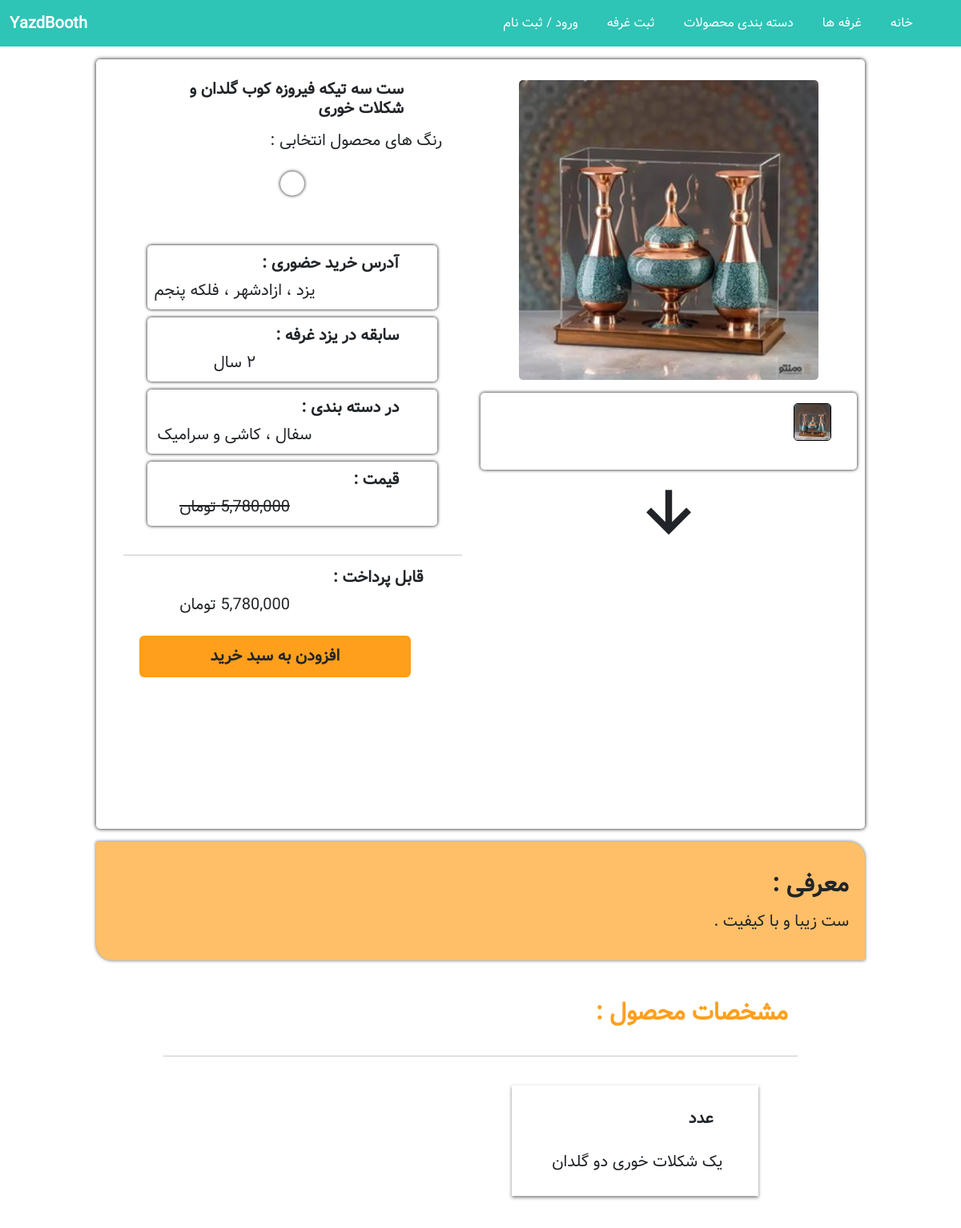
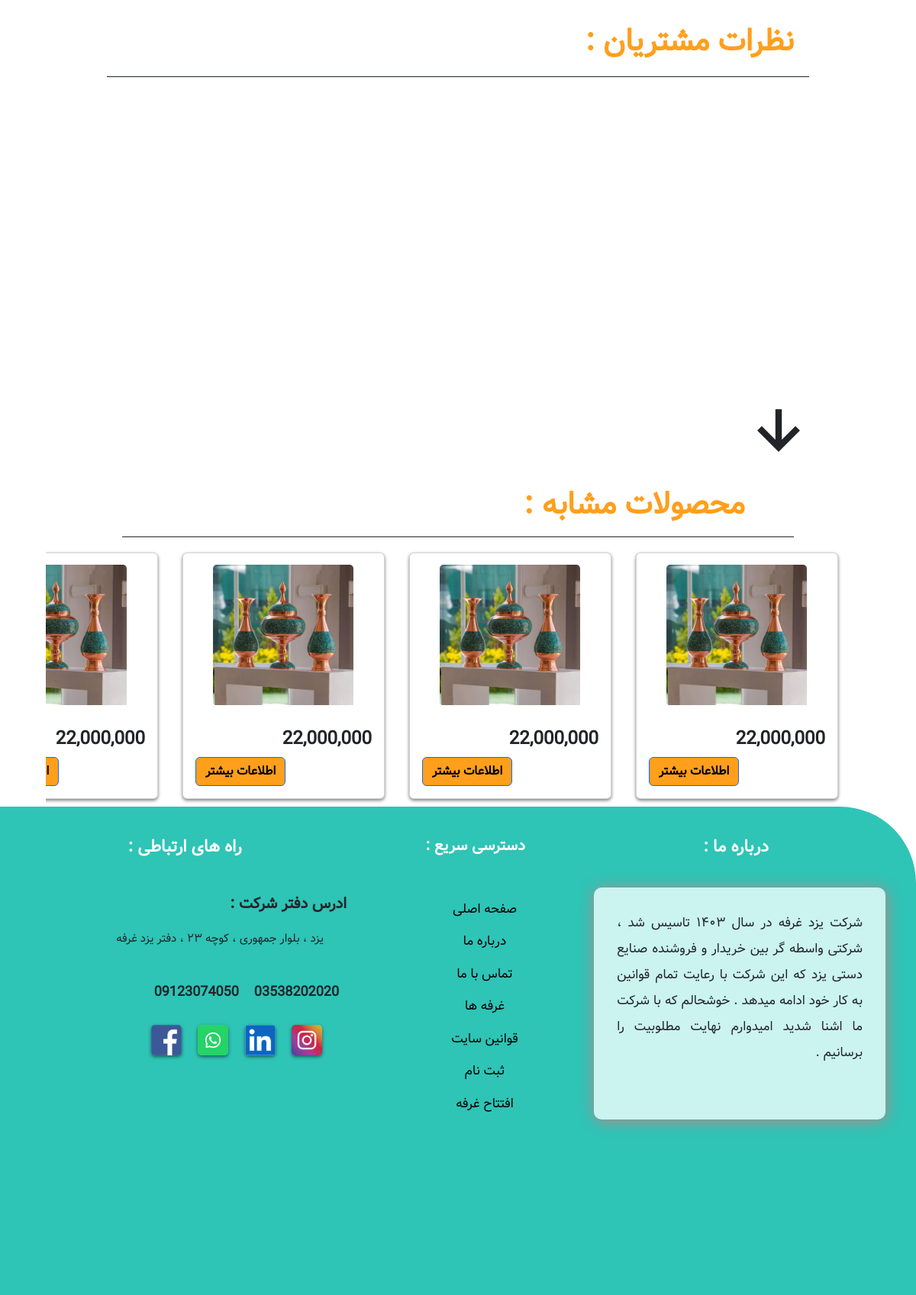
The app's page /product/3 with its own data (2 pictures, top to bottom).
### Store/models.py (models this page shows, shortened)
class Product(models.Model):
    name = models.CharField(max_length=100 , null=False , blank=False)
    price = models.DecimalField(max_digits=12, decimal_places=0 , default=0 , null=False , blank=False)
    category = models.ForeignKey(Category, on_delete=models.CASCADE , default=None , null=False , blank=False)
    description = models.TextField(max_length=300 , default='' , null=True , blank=True)
    image = models.ImageField(upload_to='uploads/product/')
    is_active = models.BooleanField(default=False)
    is_sale = models.BooleanField(default=False)
    Discountـpercentage = models.IntegerField(default=0)
    colors = models.ManyToManyField(Color) # انتخاب به صورت چند به چند
    features = models.ManyToManyField(Feature , default='')
    booth = models.ForeignKey(Booth, on_delete=models.CASCADE , null=True , related_name='products' , blank=False , default='' )

class Color(models.Model):
    name = models.CharField(max_length=100)

class Booth(models.Model):
    name = models.CharField(max_length=100)
    address = models.CharField(max_length=100)
    description = models.CharField(max_length=200)
    image = models.ImageField(upload_to='uploads/booth/', null=True)
    owner = models.ForeignKey(User, on_delete=models.CASCADE)
    date_created = models.DateTimeField(auto_now_add=True , null=True)
    popularity_percentage = models.FloatField(default=0)  # فیلد جدید برای نگهداری درصد محبوبیت

class Category(models.Model):
    name = models.CharField(max_length=100)
    image = models.ImageField(upload_to = 'uploads/category/' , null=True)
    def __str__(self):
        return self.name

class Feature(models.Model):
    name = models.CharField(max_length=100)
    description = models.TextField(null=True)

### Store/views.py (the view)
# urls.py: path('product/<int:id>', views.Product_Page, name='Product'),
def Product_Page(request , id):
    product= Product.objects.filter(id=id).all()
    comment=Comments.objects.filter(product=id).all()
    return render(request=request , template_name='Product.html' , context={'product':product , 'comment':comment})

### Cart/context_processors.py (called while the page is built)
def cart(request):
    return {'cart': Cart(request)}

### Store/templates/Product.html (shortened to what this page needs)
{% extends 'base.html' %}
{% load static %}
{% load humanize %}
{% load custom_filters %}
{% block content %}
    {% for item in product %}
    <div class="Product-Information">
        <div class="Product-right">
            <img id="large-image" src="{{ item.image.url }}" alt="img-Product" class="img-product active">
            <div class="smal-images" style="width: 100%;">
                <img src="{{ item.image.url }}" onclick="changeImage('{% static 'img/firoze.jpg' %}')" alt="Smal-Image 1"
                    class="img-product">
            </div>
            <i class='bx bx-down-arrow-alt Owner-i'></i>
        </div>
        <div class="Product-left">
            <h1>{{ item.name }}</h1>
            <h5>رنگ های محصول انتخابی :</h5>
            <div class="Colors">
                {% for item in item.colors.all %}
                        <span class="clr" style="background-color: {{ item.name }}"></span>
                {% endfor %}
            </div>
            <div class="information-booth">
                <div class="information-mahsol" style="padding: 10px;">
                    <div class="address infor">
                        <h3>آدرس خرید حضوری :</h3>
                        <h2>{{ item.booth.address }}</h2>
                    </div>
                    <div class="history infor">
                        <h3>سابقه در یزد غرفه :</h3>
                        <h2>۲ سال</h2>
                    </div>
                    <div class="category infor">
                        <h3>در دسته بندی :</h3>
                        <h2>{{ item.category }}</h2>
                    </div>
                    <div class="price infor">
                        <h3>قیمت :</h3>
                        <h2 class="Gheimat" style="text-decoration: line-through">{{ item.price|intcomma }} تومان</h2>
                    </div>
                </div>
                <hr />
                <div class="End-Price">
                    <h3>قابل پرداخت :</h3>
                     <h2><span class="Pardakht"></span> تومان</h2>
                </div>
                <button class="btn" value="{{ item.id }}" id="add-cart"  onclick="" >افزودن به سبد خرید</button>
            </div>
        </div>
    </div>
    <div class="Description">
        <h1>معرفی :</h1>
        <h2>{{ item.description }}</h2>
    </div>
    <div class="features-Product">
        <h1 class="sub-Title" style="margin-top: 3rem !important;">مشخصات محصول :</h1>
        <hr style="margin: 10px 17%;"/>
        <div class="features">
            <div class="feature-right">
                {% for item in item.features.all %}
                    <div class="featur">
                        <h3>{{ item.name }}</h3>
                        <h2>{{ item.description }}</h2>
                    </div>
                {% endfor %}
                </div>
        </div>
    </div>
    <div class="Comments-Customer">
        <h1 class="sub-Title">نظرات مشتریان :</h1>
        <hr style="margin: 10px;opacity: 1;"/>
        <div class="Comments">
            </div>
        <i class='bx bx-down-arrow-alt i-Comments'></i>
    </div>
 <h1 class="sub-Title" style="margin: 1rem 14rem;">محصولات مشابه :</h1>
 <hr style="margin: 10px 10rem;opacity: 1;"/>
 <div class="Cards row Mahsolat-Moshabe">
    <div class="card col-md-2 mahsol" >
        <img class="card-img-top" src="{% static 'img/firoze.jpg' %}" alt="Card image">
        <div class="card-body">
          <h4 class="card-title">22,000,000</h4>
            <div style="float: left;">                  <a href="Home.html" class="btn btn-primary float-end" style="background-color: #FF9F1C; color: #000; font-weight: bold;">اطلاعات بیشتر</a>                    </div>
        </div>
      </div>
    <div class="card col-md-2 mahsol">
        <img class="card-img-top" src="{% static 'img/firoze.jpg' %}" alt="Card image">
        <div class="card-body">
          <h4 class="card-title">22,000,000</h4>
            <div style="float: left;">                  <a href="#" class="btn btn-primary float-end" style="background-color: #FF9F1C; color: #000; font-weight: bold;">اطلاعات بیشتر</a>                    </div>
        </div>
      </div>
    <div class="card col-md-2 mahsol">
        <img class="card-img-top" src="{% static 'img/firoze.jpg' %}" alt="Card image">
        <div class="card-body">
          <h4 class="card-title">22,000,000</h4>
            <div style="float: left;">                  <a href="#" class="btn btn-primary float-end" style="background-color: #FF9F1C; color: #000; font-weight: bold;">اطلاعات بیشتر</a>                    </div>
        </div>
      </div>
    <div class="card col-md-2 mahsol">
        <img class="card-img-top" src="{% static 'img/firoze.jpg' %}" alt="Card image">
        <div class="card-body">
          <h4 class="card-title">22,000,000</h4>
            <div style="float: left;">                  <a href="#" class="btn btn-primary float-end" style="background-color: #FF9F1C; color: #000; font-weight: bold;">اطلاعات بیشتر</a>                    </div>
        </div>
      </div>
</div>
{% endfor %}
{% endblock %}

### static/css/style.css (style rules this page uses)
* { margin: 0; padding: 0; box-sizing: border-box; font-family: 'vazir' , sans-serif; }
.Cards { margin-top: 10px ; padding: 10px; }
.Cards.Mahsolat-Moshabe { width: 90%; height: auto; margin: 0 auto; }
.card { width: 25% !important; height: auto !important; margin-right: 2rem !important; box-shadow: 0px 2px 4px #00000082; }
.card-img-top { margin: 15px 2.5rem !important; width: 70% !important; }
.card h4 { font-weight: bold; }
.Cards.row { --bs-gutter-x: -3rem ; flex-wrap: nowrap ; overflow: hidden ; overflow-x: scroll ; }
.sub-Title { color: #FF9F1C; font-weight: bold; font-size: 40px; margin:20px 30px ; }
.Colors { display: flex; flex-wrap: wrap; margin: 4rem 17rem; }
.features-Product h1 { font-size: 30px; margin: 35px 18%; }
.features { width: 66%; margin: 2px 17%; display: flex; flex-wrap: wrap; }
.feature-right { width: 100%; margin: 10px; display: grid; grid-template-columns: 1fr 1fr; }
.featur { width: 80%; margin: 1rem auto; display: flex; flex-wrap: wrap; padding: 15px; box-shadow: 0px 2px 4px #00000082; }
.featur h3 { margin: 15px 15%; font-size: 20px; font-weight: bold; }
.featur h2 { margin: 15px 30px; font-size: 20px; }
.Owner-i { font-size: 100px; margin: 0rem 55rem 0 0; cursor: pointer; }
.Product-Information { width: 80%; height: 60rem; margin: 1rem auto; padding: 10px; box-shadow: 0 0 5px black; border-radius: 5px; }
.Product-Information .Product-right { width: 50%; height: auto; float: right; flex-direction: row; display: flex; flex-wrap: wrap; justify-content: center; }
.Product-Information .Product-right #large-image { width: 80%; margin: 1rem 3rem; border-radius: 5px; transition:width 0.5s ease; height: auto; }
.Product-Information .Product-right .smal-images { width: 80%; height: 6rem; margin: 0 auto; background-color: #ffffff; border-radius: 5px; box-shadow: 0 0 4px black; transition: all 0.3s ease; overflow: hidden; }
.Product-Information .Product-right .smal-images img { width: 10%; border-radius: 5px; margin: 13px 2rem; transition: width 0.5s ease; height: auto; cursor: pointer; border: 1px solid black; }
.Product-Information .Product-right .Owner-i { margin: 0 auto; }
.Product-Information .Product-left { width: 50%; height: auto; float: left; }
.Product-Information .Product-left h1 { font-size: 20px; font-weight: bold; margin: 1rem 6rem; }
.Product-Information .Product-left h5 { font-size: 20px; font-weight: 500; margin: 1rem 3rem; }
.Product-Information .Product-left .Colors { width: 90%; margin: 0 auto; height: auto; }
.Product-Information .Product-left .Colors span { width: 30px; height: 30px; border-radius: 50%; box-shadow: 0 0 4px black; margin: 10px auto; cursor: pointer; }
.information-booth { width: 90%; height: auto; margin: 2rem auto; }
.information-booth .information-mahsol .infor { width: 90%; height: auto; background: #ffffff; margin: 10px auto; border-radius: 5px; text-align: center; box-shadow: 0 0 4px black; padding: 1px 0 1px 0; }
.information-booth h3 { font-size: 20px; font-weight: bold; text-align: right; margin: 10px 3rem; }
.information-booth h2 { font-size: 20px; font-weight: 500; text-align: center; margin: 10px 9rem 10px 0; }
.information-booth button { width: 80%; height: auto; background-color: #FF9F1C; padding: 10px; font-size: 20px; font-weight: bold; margin: 1rem 4rem; }
.Description { background-color: #ffbf69; width: 80%; height: auto; margin: 1rem auto; border-radius: 0 20px 0px 20px; padding: 20px; box-shadow: 0 0 4px #000000a1; }
.Description h1 { font-size: 30px; font-weight: bold; margin: 1rem auto; }
.Description h2 { font-size: 20px; font-weight: 500; margin: 1rem auto; }
.Comments { height: 25rem; overflow: hidden; }
.Comments-Customer { width: 80%; height: auto; margin: 1rem auto; background-color: #ffffff; border-radius: 5px; padding: 10px; }
.i-Comments { font-size: 100px; margin: 0 auto; cursor: pointer; transition: all 0.3s ease; }

### records on screen
Product: image (picture), name "ست سه تیکه فیروزه کوب گلدان و شکلات خوری", booth.address "یزد ، ازادشهر ، فلکه پنجم", category "سفال ،‌ کاشی و سرامیک", price "5,780,000", {{ item.id }} 3 (drawn), description "ست زیبا و با کیفیت ."
Feature: name "عدد", description "یک شکلات خوری دو گلدان"
